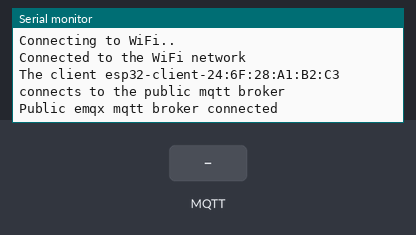
Simulated run of this program. Board: ESP32. Parts: the last lines printed to the serial monitor. The inputs (shaded band) are chosen by the test bench. WiFi joins after 1.5 s; servers stay silent unless stated; no MQTT or app messages arrive unless stated.

Above: at 2.7 s.
2.8 s: MQTT message "1" arrives on the first subscribed topic
At 4.0 s:
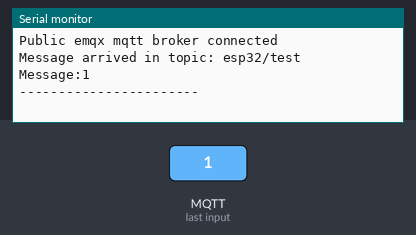
4.3 s: MQTT message "on" arrives on the first subscribed topic
At 5.3 s:
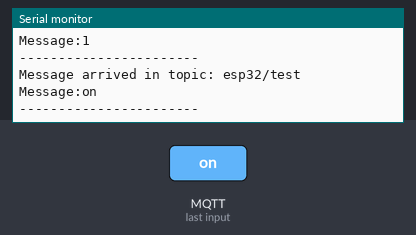
5.8 s: MQTT message "off" arrives on the first subscribed topic
At 6.4 s:
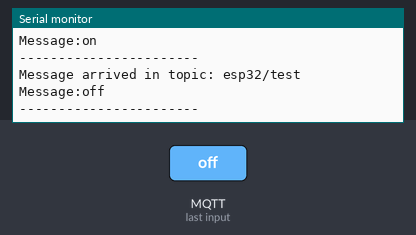

The program:

main.cpp
```cpp
#include <Arduino.h>
#include <WiFi.h>
#include <PubSubClient.h>

// WiFi
const char *ssid = "TP-LINK_4B64";    // Enter your WiFi name
const char *password = "tumotdentam"; // Enter WiFi password

// MQTT Broker
const char *mqtt_broker = "broker.mqttdashboard.com";
const char *topic = "esp32/test";
const char *mqtt_username = "hhoang";
const char *mqtt_password = "30082001";
const int mqtt_port = 1883;

WiFiClient espClient;
PubSubClient client(espClient);

void callback(char *topic, byte *payload, unsigned int length)
{
  Serial.print("Message arrived in topic: ");
  Serial.println(topic);
  Serial.print("Message:");
  for (int i = 0; i < length; i++)
  {
    Serial.print((char)payload[i]);
  }
  Serial.println();
  Serial.println("-----------------------");
}

void setup()
{
  // Set software serial baud to 115200;
  Serial.begin(115200);
  // connecting to a WiFi network
  WiFi.begin(ssid, password);
  while (WiFi.status() != WL_CONNECTED)
  {
    delay(500);
    Serial.println("Connecting to WiFi..");
  }
  Serial.println("Connected to the WiFi network");
  // connecting to a mqtt broker
  client.setServer(mqtt_broker, mqtt_port);
  client.setCallback(callback);
  while (!client.connected())
  {
    String client_id = "esp32-client-";
    client_id += String(WiFi.macAddress());
    Serial.printf("The client %s connects to the public mqtt broker\n", client_id.c_str());
    if (client.connect(client_id.c_str(), mqtt_username, mqtt_password))
    {
      Serial.println("Public emqx mqtt broker connected");
    }
    else
    {
      Serial.print("failed with state ");
      Serial.print(client.state());
      delay(2000);
    }
  }
  // publish and subscribe
  client.publish(topic, "Hi EMQX I'm ESP32 ^^");
  client.subscribe(topic);
}

void loop()
{
  client.loop();
}
```

Measured:
- after the input at 2.8 s, the serial monitor: prints a new line at once (image 1)
- after the input at 4.3 s, the serial monitor: prints a new line at once (image 2)
- after the input at 5.8 s, the serial monitor: prints a new line at once (image 3)
